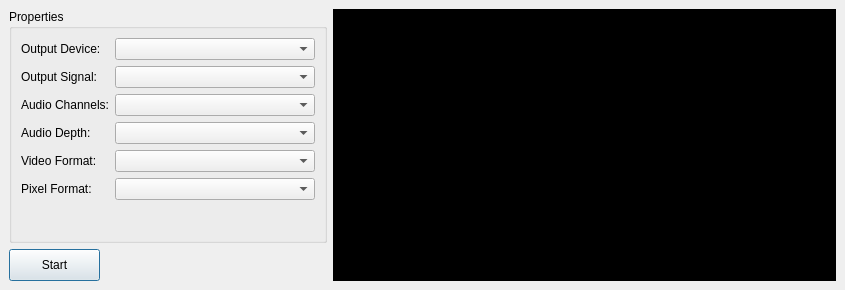
<?xml version="1.0" encoding="UTF-8"?>
<ui version="4.0">
 <class>SignalGeneratorDialog</class>
 <widget class="QDialog" name="SignalGeneratorDialog">
  <property name="geometry">
   <rect>
    <x>0</x>
    <y>0</y>
    <width>845</width>
    <height>290</height>
   </rect>
  </property>
  <property name="minimumSize">
   <size>
    <width>845</width>
    <height>290</height>
   </size>
  </property>
  <property name="maximumSize">
   <size>
    <width>16000</width>
    <height>16000</height>
   </size>
  </property>
  <property name="windowTitle">
   <string>Signal Generator</string>
  </property>
  <layout class="QHBoxLayout" name="horizontalLayout">
   <item>
    <layout class="QGridLayout" name="gridLayout">
     <item row="0" column="0">
      <widget class="QGroupBox" name="groupBox">
       <property name="enabled">
        <bool>true</bool>
       </property>
       <property name="sizePolicy">
        <sizepolicy hsizetype="Minimum" vsizetype="Preferred">
         <horstretch>0</horstretch>
         <verstretch>0</verstretch>
        </sizepolicy>
       </property>
       <property name="minimumSize">
        <size>
         <width>300</width>
         <height>150</height>
        </size>
       </property>
       <property name="maximumSize">
        <size>
         <width>16777215</width>
         <height>16777215</height>
        </size>
       </property>
       <property name="title">
        <string>Properties</string>
       </property>
       <layout class="QFormLayout" name="formLayout">
        <property name="fieldGrowthPolicy">
         <enum>QFormLayout::FieldsStayAtSizeHint</enum>
        </property>
        <item row="0" column="0">
         <widget class="QLabel" name="label_5">
          <property name="text">
           <string>Output Device:</string>
          </property>
         </widget>
        </item>
        <item row="0" column="1">
         <widget class="QComboBox" name="outputDevicePopup">
          <property name="minimumSize">
           <size>
            <width>200</width>
            <height>0</height>
           </size>
          </property>
         </widget>
        </item>
        <item row="1" column="0">
         <widget class="QLabel" name="label">
          <property name="text">
           <string>Output Signal:</string>
          </property>
         </widget>
        </item>
        <item row="1" column="1">
         <widget class="QComboBox" name="outputSignalPopup">
          <property name="minimumSize">
           <size>
            <width>200</width>
            <height>0</height>
           </size>
          </property>
         </widget>
        </item>
        <item row="2" column="0">
         <widget class="QLabel" name="label_2">
          <property name="text">
           <string>Audio Channels:</string>
          </property>
         </widget>
        </item>
        <item row="2" column="1">
         <widget class="QComboBox" name="audioChannelPopup">
          <property name="minimumSize">
           <size>
            <width>200</width>
            <height>0</height>
           </size>
          </property>
         </widget>
        </item>
        <item row="3" column="0">
         <widget class="QLabel" name="label_3">
          <property name="text">
           <string>Audio Depth:</string>
          </property>
         </widget>
        </item>
        <item row="3" column="1">
         <widget class="QComboBox" name="audioSampleDepthPopup">
          <property name="minimumSize">
           <size>
            <width>200</width>
            <height>0</height>
           </size>
          </property>
         </widget>
        </item>
        <item row="4" column="0">
         <widget class="QLabel" name="label_4">
          <property name="text">
           <string>Video Format:</string>
          </property>
         </widget>
        </item>
        <item row="4" column="1">
         <widget class="QComboBox" name="videoFormatPopup">
          <property name="minimumSize">
           <size>
            <width>200</width>
            <height>0</height>
           </size>
          </property>
         </widget>
        </item>
        <item row="5" column="0">
         <widget class="QLabel" name="label_6">
          <property name="text">
           <string>Pixel Format:</string>
          </property>
         </widget>
        </item>
        <item row="5" column="1">
         <widget class="QComboBox" name="pixelFormatPopup">
          <property name="minimumSize">
           <size>
            <width>200</width>
            <height>0</height>
           </size>
          </property>
         </widget>
        </item>
       </layout>
      </widget>
     </item>
     <item row="1" column="0">
      <widget class="QPushButton" name="startButton">
       <property name="minimumSize">
        <size>
         <width>91</width>
         <height>32</height>
        </size>
       </property>
       <property name="maximumSize">
        <size>
         <width>91</width>
         <height>32</height>
        </size>
       </property>
       <property name="text">
        <string>Start</string>
       </property>
      </widget>
     </item>
    </layout>
   </item>
   <item>
    <widget class="QWidget" name="previewContainer" native="true">
     <property name="minimumSize">
      <size>
       <width>480</width>
       <height>270</height>
      </size>
     </property>
     <property name="autoFillBackground">
      <bool>false</bool>
     </property>
     <property name="styleSheet">
      <string>background-color: #000</string>
     </property>
    </widget>
   </item>
  </layout>
 </widget>
 <layoutdefault spacing="6" margin="9"/>
 <resources/>
 <connections/>
</ui>
